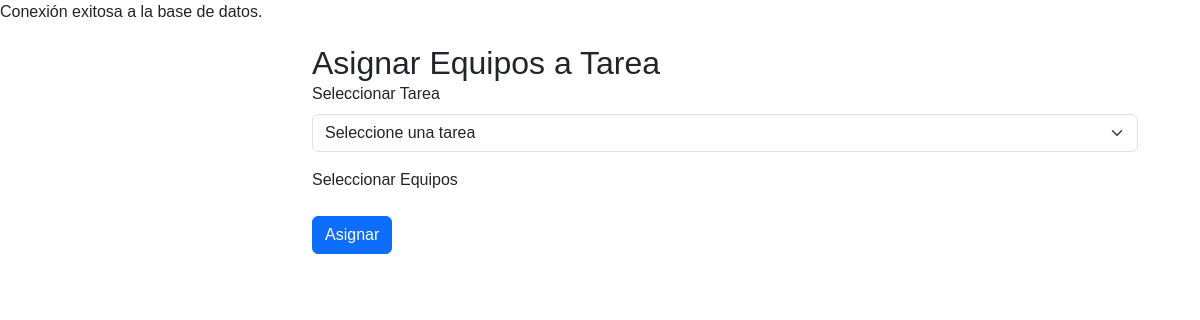
Page /examJimiW/asignar_equipo.php on the earlier database version.
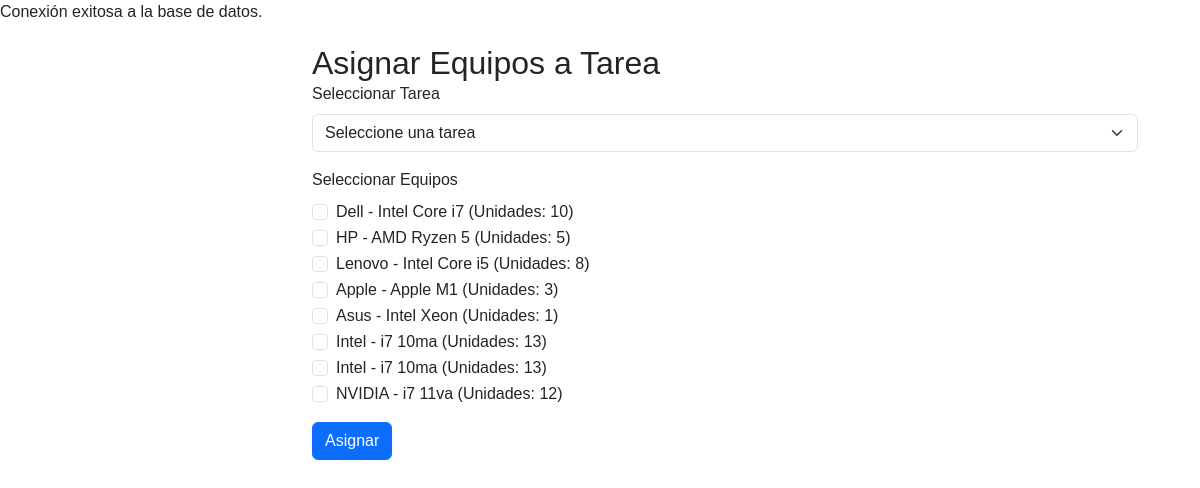
Same page on the later database version.
### tables this page shows
CREATE TABLE `equipos` (
  `id` bigint(20) NOT NULL,
  `procesador` text NOT NULL,
  `marca` text NOT NULL,
  `unidades_disponibles` int(11) NOT NULL
);

### examJimiW/asignar_equipo.php (the view, shortened to what this page needs)
<?php
include 'php/conexion.php';
$sql_equipos = "SELECT id, procesador, marca, unidades_disponibles FROM equipos WHERE unidades_disponibles > 0";
$resultado_equipos = $conexion->query($sql_equipos);
?>
<!DOCTYPE html>
<html lang="es">
<head>
    <link rel="stylesheet" href="css/bootstrap.min.css">
    <link rel="stylesheet" href="css/styles.css" />
</head>
<body>
    <div class="container">
        <div class="content">
            <h2 class="mb-0">Asignar Equipos a Tarea</h2>
            <form method="post" action="asignar_equipo.php">
                <div class="mb-3">
                    <label for="tarea_id" class="form-label">Seleccionar Tarea</label>
                    <select class="form-select" id="tarea_id" name="tarea_id" required>
                        <option value="">Seleccione una tarea</option>
                    </select>
                </div>
                <div class="mb-3">
                    <label class="form-label">Seleccionar Equipos</label>
                    <div>
                        <?php while ($fila_equipo = $resultado_equipos->fetch(PDO::FETCH_ASSOC)): ?>
                            <div class="form-check">
                                <input class="form-check-input" type="checkbox" name="equipo_id[]" value="<?php echo $fila_equipo['id']; ?>" id="equipo_<?php echo $fila_equipo['id']; ?>">
                                <label class="form-check-label" for="equipo_<?php echo $fila_equipo['id']; ?>">
                                    <?php echo $fila_equipo['marca'] . " - " . $fila_equipo['procesador'] . " (Unidades: " . $fila_equipo['unidades_disponibles'] . ")"; ?>
                                </label>
                            </div>
                        <?php endwhile; ?>
                    </div>
                </div>
                <button type="submit" class="btn btn-primary">Asignar</button>
            </form>
        </div>
    </div>
</body>
</html>

### examJimiW/css/styles.css (style rules this page uses)
body { font-family: 'Arial', sans-serif; }
.content { margin-left: 250px; padding: 20px; }
html, body { height: 100%; }

Differences in the rows shown:
added equipos: marca "Dell", procesador "Intel Core i7", unidades_disponibles "10"
added equipos: marca "HP", procesador "AMD Ryzen 5", unidades_disponibles "5"
added equipos: marca "Lenovo", procesador "Intel Core i5", unidades_disponibles "8"
added equipos: marca "Apple", procesador "Apple M1", unidades_disponibles "3"
added equipos: marca "Asus", procesador "Intel Xeon", unidades_disponibles "1"
added equipos: marca "Intel", procesador "i7 10ma", unidades_disponibles "13"
added equipos: marca "Intel", procesador "i7 10ma", unidades_disponibles "13"
added equipos: marca "NVIDIA", procesador "i7 11va", unidades_disponibles "12"
